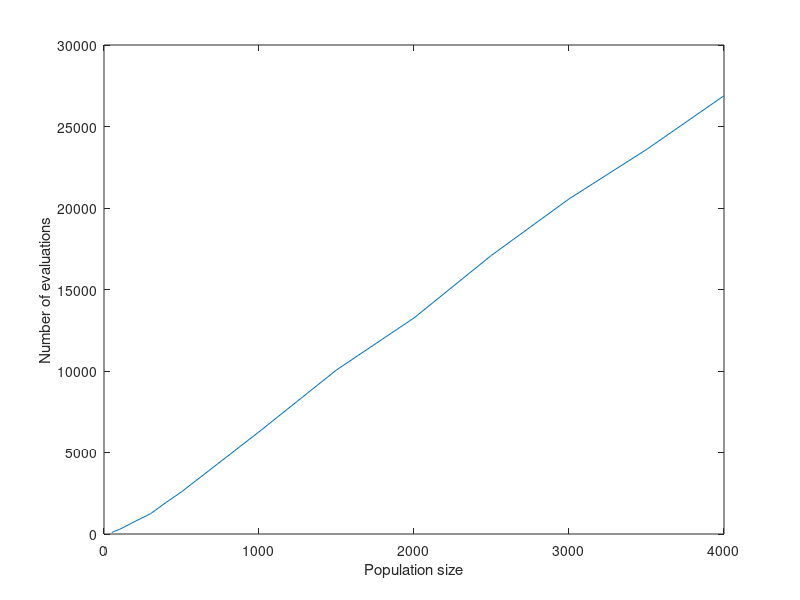
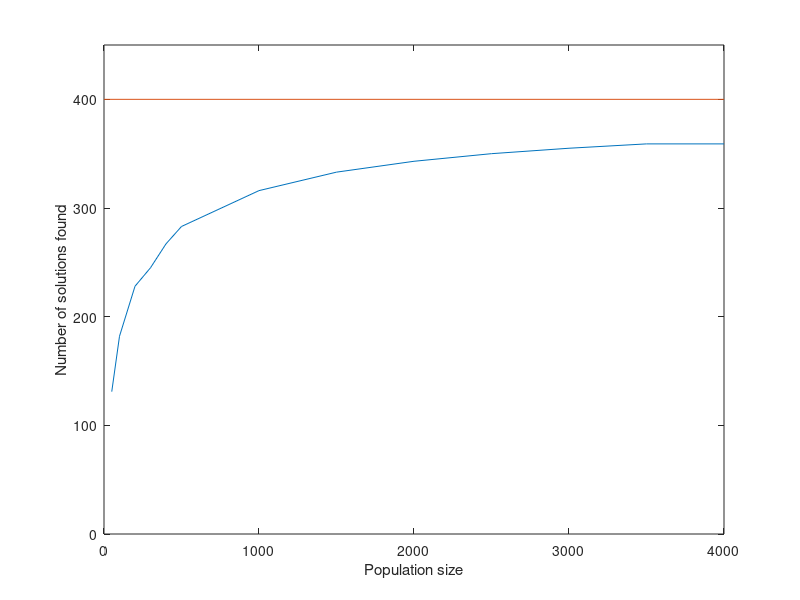

The MATLAB script that drew these images, in order:
pop = [
    50, 100, 200, 300, 400, 500, 1000, 1500, 2000, 2500, 3000, 3500, 4000];

eval = [
    95
284
773
1242
1936
2585
6267
10064
13255
17098
20557
23588
26889];

sol = [
    131
182
228
245
267
283
316
333
343
350
355
359
359];


figure
plot(pop, eval);
xlabel("Population size");
ylabel("Number of evaluations");

figure
plot(pop, sol);
hold on
y = 400;
x1 = 0;
x2 = 4000;
plot([x1, x2], [y,y])
ylim([0 450])
xlabel("Population size");
ylabel("Number of solutions found");